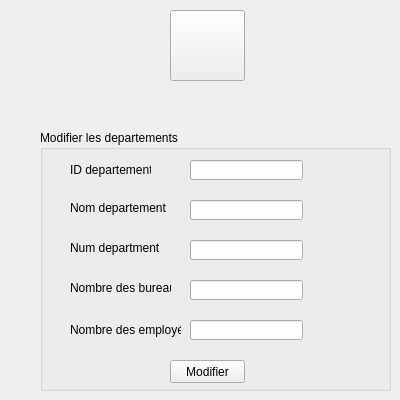
      <widget class="QWidget" name="modifier_2">
       <widget class="QGroupBox" name="groupBox_8">
        <property name="geometry">
         <rect>
          <x>40</x>
          <y>130</y>
          <width>351</width>
          <height>261</height>
         </rect>
        </property>
        <property name="title">
         <string>Modifier les departements</string>
        </property>
        <widget class="QLabel" name="label_18">
         <property name="geometry">
          <rect>
           <x>30</x>
           <y>70</y>
           <width>111</width>
           <height>16</height>
          </rect>
         </property>
         <property name="text">
          <string>Nom departement</string>
         </property>
        </widget>
        <widget class="QLineEdit" name="lineEdit_modiddep">
         <property name="geometry">
          <rect>
           <x>150</x>
           <y>30</y>
           <width>113</width>
           <height>20</height>
          </rect>
         </property>
        </widget>
        <widget class="QPushButton" name="pushButton_28">
         <property name="geometry">
          <rect>
           <x>130</x>
           <y>230</y>
           <width>75</width>
           <height>23</height>
          </rect>
         </property>
         <property name="text">
          <string>Modifier</string>
         </property>
        </widget>
        <widget class="QLineEdit" name="lineEdit_modnomdep">
         <property name="geometry">
          <rect>
           <x>150</x>
           <y>70</y>
           <width>113</width>
           <height>20</height>
          </rect>
         </property>
        </widget>
        <widget class="QLineEdit" name="lineEdit_modnumdep">
         <property name="geometry">
          <rect>
           <x>150</x>
           <y>110</y>
           <width>113</width>
           <height>20</height>
          </rect>
         </property>
        </widget>
        <widget class="QLineEdit" name="lineEdit_modnbrbdep">
         <property name="geometry">
          <rect>
           <x>150</x>
           <y>150</y>
           <width>113</width>
           <height>20</height>
          </rect>
         </property>
        </widget>
        <widget class="QLabel" name="label_11">
         <property name="geometry">
          <rect>
           <x>30</x>
           <y>150</y>
           <width>101</width>
           <height>16</height>
          </rect>
         </property>
         <property name="text">
          <string>Nombre des bureaux </string>
         </property>
        </widget>
        <widget class="QLabel" name="label_25">
         <property name="geometry">
          <rect>
           <x>30</x>
           <y>110</y>
           <width>91</width>
           <height>16</height>
          </rect>
         </property>
         <property name="text">
          <string>Num department</string>
         </property>
        </widget>
        <widget class="QLabel" name="label_26">
         <property name="geometry">
          <rect>
           <x>30</x>
           <y>30</y>
           <width>81</width>
           <height>20</height>
          </rect>
         </property>
         <property name="text">
          <string>ID departement </string>
         </property>
        </widget>
        <widget class="QLabel" name="label_9">
         <property name="geometry">
          <rect>
           <x>30</x>
           <y>190</y>
           <width>111</width>
           <height>20</height>
          </rect>
         </property>
         <property name="text">
          <string>Nombre des employés</string>
         </property>
        </widget>
        <widget class="QLineEdit" name="lineEdit_modnbredep">
         <property name="geometry">
          <rect>
           <x>150</x>
           <y>190</y>
           <width>113</width>
           <height>20</height>
          </rect>
         </property>
        </widget>
       </widget>
       <widget class="QPushButton" name="pushButton_29">
        <property name="geometry">
         <rect>
          <x>170</x>
          <y>10</y>
          <width>75</width>
          <height>71</height>
         </rect>
        </property>
        <property name="styleSheet">
         <string notr="true">border-image: url(:/img/img/logoposte.png);</string>
        </property>
        <property name="text">
         <string/>
        </property>
       </widget>
      </widget>
